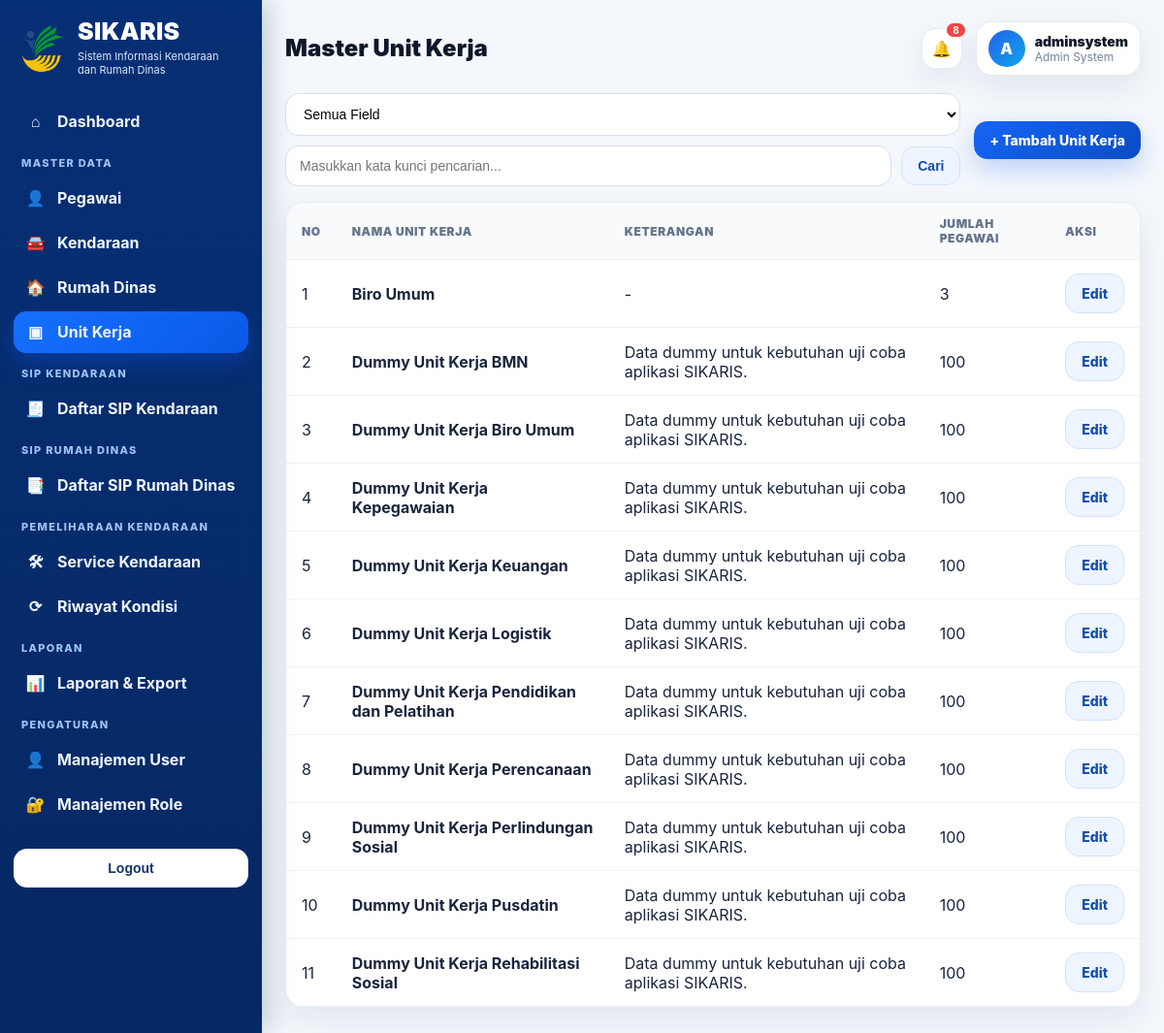
/master/unit-kerja/ (signed in), run on an earlier commit of the app's database.
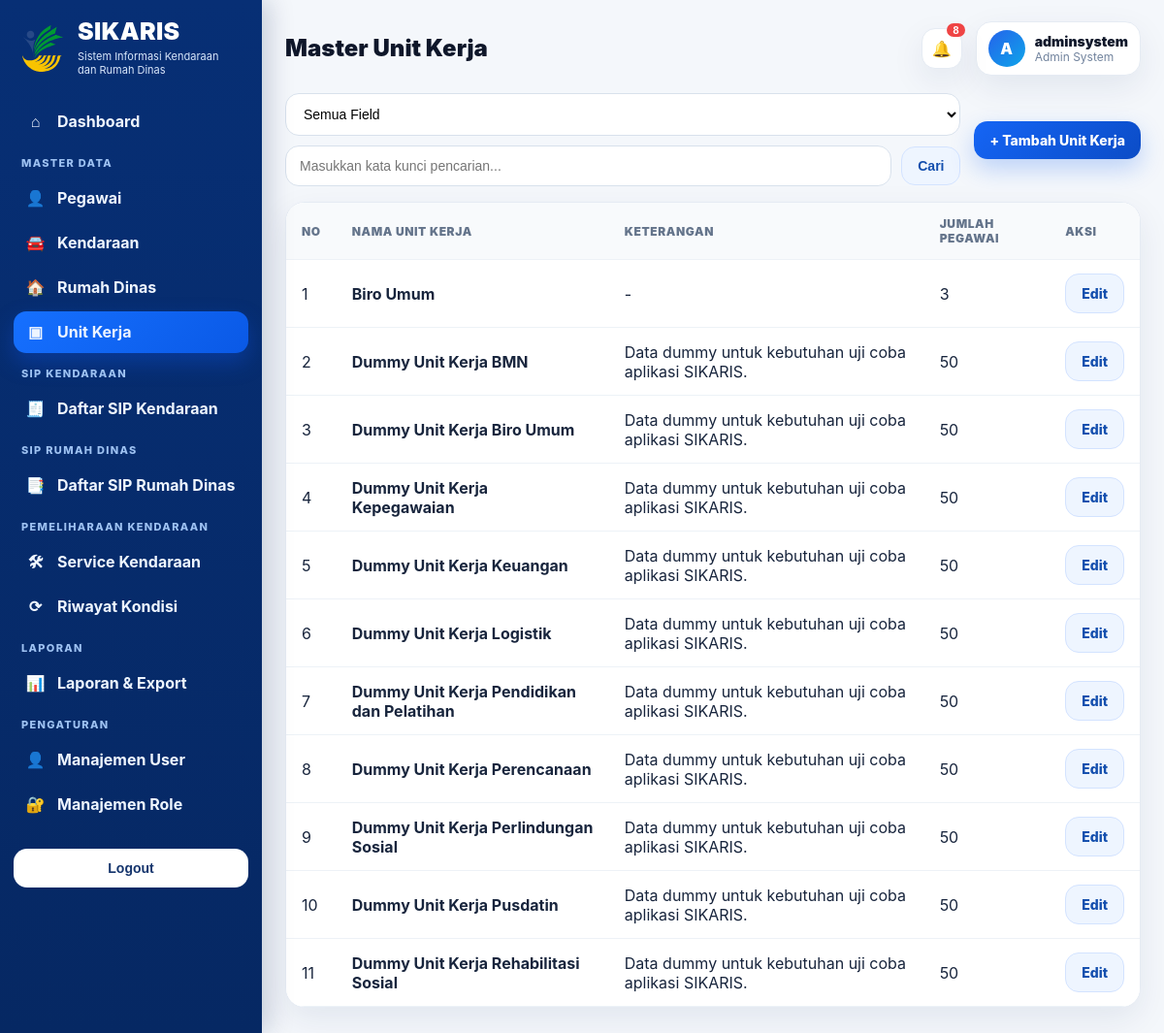
And on a later commit of the database.
### master/models.py (models this page shows, shortened)
class TimeStampedModel(models.Model):
    created_at = models.DateTimeField(auto_now_add=True)
    updated_at = models.DateTimeField(auto_now=True)
    class Meta:
        abstract = True

class UnitKerja(TimeStampedModel):
    nama_unit = models.CharField(max_length=150, unique=True)
    keterangan = models.TextField(blank=True, null=True)
    class Meta:
        ordering = ['nama_unit']

### master/views.py (the view)
# urls.py: path('unit-kerja/', views.UnitKerjaListView.as_view(), name='unitkerja_list'),
class UnitKerjaListView(BMNRequiredMixin, UnitScopedQuerysetMixin, SearchListMixin):
    scope_type = 'unit'
    model = UnitKerja
    template_name = 'master/unitkerja_list.html'
    search_fields = [
        ('nama_unit', 'Nama Unit Kerja'),
        ('keterangan', 'Keterangan'),
    ]

### core/access.py (called while the page is built, shortened)
def is_biro_umum_user(user):
    if not user or not user.is_authenticated:
        return False
    if user.is_superuser:
        return True

def get_user_pegawai(user):
    if not user or not user.is_authenticated:
        return None
    qs = Pegawai.objects.select_related('unit_kerja')
    candidates = Q()
    if getattr(user, 'username', None):
        candidates |= Q(nip__iexact=user.username) | Q(email__iexact=user.username)
    if getattr(user, 'email', None):
        candidates |= Q(email__iexact=user.email)
    if not candidates:
        return None
    return qs.filter(candidates).first()

def get_user_profile_unit_kerja(user):
    if not user or not user.is_authenticated:
        return None
    profile = getattr(user, 'profile', None)
    return getattr(profile, 'unit_kerja', None)

def get_user_unit_kerja(user):
    profile_unit = get_user_profile_unit_kerja(user)
    if profile_unit:
        return profile_unit
    pegawai = get_user_pegawai(user)
    return getattr(pegawai, 'unit_kerja', None)

def scope_queryset_by_user(qs, user, scope_type):
    if is_biro_umum_user(user):
        return qs

    def get_queryset(self):
        qs = super().get_queryset()
        if self.scope_type:
            qs = scope_queryset_by_user(qs, self.request.user, self.scope_type)
        return qs

### core/listing.py (called while the page is built, shortened)
    def get_queryset(self):
        qs = super().get_queryset()
        if self.select_related:
            qs = qs.select_related(*self.select_related)
        if self.prefetch_related:
            qs = qs.prefetch_related(*self.prefetch_related)
        q = (self.request.GET.get('q') or '').strip()
        selected_field = (self.request.GET.get('search_field') or 'ALL').strip()
        return qs

    def get_context_data(self, **kwargs):
        ctx = super().get_context_data(**kwargs)
        querydict = self.request.GET.copy()
        querydict.pop('page', None)
        ctx['q'] = self.request.GET.get('q', '')
        ctx['search_field'] = self.request.GET.get('search_field', 'ALL')
        ctx['search_fields'] = self.search_fields
        ctx['pagination_querystring'] = querydict.urlencode()
        ctx['paginate_by'] = self.paginate_by
        return ctx

### core/roles.py (called while the page is built)
def has_group(user, group_name):
    return user.is_authenticated and user.groups.filter(name=group_name).exists()

def is_admin_system(user):
    return user.is_authenticated and (user.is_superuser or has_group(user, ADMIN_SYSTEM))

### templates/master/unitkerja_list.html (shortened to what this page needs)
{% extends 'base.html' %}
{% block page_title %}Master Unit Kerja{% endblock %}
{% block content %}
<div class="toolbar">
  {% include 'includes/list_search.html' %}
  <a class="btn btn-primary" href="{% url 'master:unitkerja_create' %}">+ Tambah Unit Kerja</a>
</div>
<div class="card table-card">
  <div class="table-responsive">
    <table class="table" id="unitTable">
      <thead><tr><th>No</th><th>Nama Unit Kerja</th><th>Keterangan</th><th>Jumlah Pegawai</th><th>Aksi</th></tr></thead>
      <tbody>
      {% for o in object_list %}
      <tr>
        <td>{{ page_obj.start_index|add:forloop.counter0 }}</td>
        <td><strong>{{ o.nama_unit }}</strong></td>
        <td>{{ o.keterangan|default:'-' }}</td>
        <td>{{ o.pegawai.count }}</td>
        <td><a class="btn btn-secondary" href="{% url 'master:unitkerja_update' o.pk %}">Edit</a></td>
      </tr>
      {% empty %}<tr><td colspan="5" class="empty-state">Belum ada data unit kerja.</td></tr>{% endfor %}
      </tbody>
    </table>
  </div>
</div>
{% endblock %}

### templates/base.html (shortened to what this page needs)
{% load static %}
<!DOCTYPE html>
<html lang="id">
<head>
    <link rel="stylesheet" href="{% static 'css/app.css' %}?v=20260609fix3">
</head>
<body>
<div class="app-shell">
    <aside class="sidebar" id="sidebar">
        <div class="brand-block">
            <img src="{% static 'img/logo-kemensos.svg' %}" alt="Logo Kemensos">
            <div>
                <div class="brand-title">SIKARIS</div>
                <div class="brand-subtitle">Sistem Informasi Kendaraan<br>dan Rumah Dinas</div>
            </div>
        </div>
        <nav class="nav-menu">
            <a class="nav-link" href="{% url 'dashboard' %}"><span class="nav-icon">⌂</span><span>Dashboard</span></a>
            {% if can_access_master %}
            <div class="nav-group">
                <div class="nav-group-title">Master Data</div>
                <a class="nav-link" href="{% url 'master:pegawai_list' %}"><span class="nav-icon">👤</span><span>Pegawai</span></a>
                <a class="nav-link" href="{% url 'master:kendaraan_list' %}"><span class="nav-icon">🚘</span><span>Kendaraan</span></a>
                <a class="nav-link" href="{% url 'master:rumah_list' %}"><span class="nav-icon">🏠</span><span>Rumah Dinas</span></a>
                <a class="nav-link" href="{% url 'master:unitkerja_list' %}"><span class="nav-icon">▣</span><span>Unit Kerja</span></a>
            </div>
            {% elif is_pemeliharaan_kendaraan %}
            <div class="nav-group">
                <div class="nav-group-title">Referensi Kendaraan</div>
                <a class="nav-link" href="{% url 'master:kendaraan_list' %}"><span class="nav-icon">🚘</span><span>Daftar Kendaraan</span></a>
            </div>
            {% endif %}
            {% if can_access_sip %}
            <div class="nav-group">
                <div class="nav-group-title">SIP Kendaraan</div>
                <a class="nav-link" href="{% url 'kendaraan:sip_list' %}"><span class="nav-icon">🧾</span><span>Daftar SIP Kendaraan</span></a>
            </div>
            <div class="nav-group">
                <div class="nav-group-title">SIP Rumah Dinas</div>
                <a class="nav-link" href="{% url 'rumah_dinas:sip_list' %}"><span class="nav-icon">📑</span><span>Daftar SIP Rumah Dinas</span></a>
            </div>
            {% endif %}
            {% if can_access_vehicle_maintenance %}
            <div class="nav-group">
                <div class="nav-group-title">Pemeliharaan Kendaraan</div>
                <a class="nav-link" href="{% url 'kendaraan:service_list' %}"><span class="nav-icon">🛠</span><span>Service Kendaraan</span></a>
                <a class="nav-link" href="{% url 'kendaraan:kondisi_list' %}"><span class="nav-icon">⟳</span><span>Riwayat Kondisi</span></a>
            </div>
            {% endif %}
            {% if can_access_reports %}
            <div class="nav-group">
                <div class="nav-group-title">Laporan</div>
                <a class="nav-link" href="{% url 'laporan:index' %}"><span class="nav-icon">📊</span><span>Laporan & Export</span></a>
            </div>
            {% endif %}
            {% if is_admin_system %}
            <div class="nav-group">
                <div class="nav-group-title">Pengaturan</div>
                <a class="nav-link" href="{% url 'user_list' %}"><span class="nav-icon">👤</span><span>Manajemen User</span></a>
                <a class="nav-link" href="{% url 'role_list' %}"><span class="nav-icon">🔐</span><span>Manajemen Role</span></a>
            </div>
            {% endif %}
        </nav>
        <div class="sidebar-footer">
            <form method="post" action="{% url 'logout' %}">
                <button class="btn btn-light btn-logout" type="submit">Logout</button>
            </form>
        </div>
    </aside>
    <main class="content-area">
        <header class="topbar">
            <div class="topbar-left">
                <h1 class="page-heading">{% block page_title %}Dashboard{% endblock %}</h1>
            </div>
            <div class="topbar-right">
                <div class="notify-chip"><span>🔔</span><strong>8</strong></div>
                <div class="profile-chip">
                    <div class="avatar-circle">{{ request.user.username|slice:":1"|upper }}</div>
                    <div>
                        <div class="profile-name">{{ request.user.get_full_name|default:request.user.username }}</div>
                        <div class="profile-role">{% if is_admin_system %}Admin System{% elif is_pengelola_bmn %}Pengelola BMN{% elif is_pemeliharaan_kendaraan %}Pemeliharaan Kendaraan{% else %}Pengguna{% endif %}</div>
                    </div>
                </div>
            </div>
        </header>
        <section class="page-animate">{% block content %}{% endblock %}</section>
    </main>
</div>
</body>
</html>

### templates/includes/list_search.html (shortened to what this page needs)
<form class="search-box advanced-search" method="get">
  <select class="search-select" name="search_field" aria-label="Pilih field pencarian">
    <option value="ALL" {% if search_field == 'ALL' %}selected{% endif %}>Semua Field</option>
  </select>
  <input class="search-input" name="q" value="{{ q }}" placeholder="Masukkan kata kunci pencarian...">
  <button class="btn btn-secondary" type="submit">Cari</button>
</form>

What changed in the data, as far as the page shows it:
changed UnitKerja "Dummy Unit Kerja BMN": pegawai.count "100" → "50"
changed UnitKerja "Dummy Unit Kerja Biro Umum": pegawai.count "100" → "50"
changed UnitKerja "Dummy Unit Kerja Kepegawaian": pegawai.count "100" → "50"
changed UnitKerja "Dummy Unit Kerja Keuangan": pegawai.count "100" → "50"
changed UnitKerja "Dummy Unit Kerja Logistik": pegawai.count "100" → "50"
changed UnitKerja "Dummy Unit Kerja Pendidikan dan Pelatihan": pegawai.count "100" → "50"
changed UnitKerja "Dummy Unit Kerja Perencanaan": pegawai.count "100" → "50"
changed UnitKerja "Dummy Unit Kerja Perlindungan Sosial": pegawai.count "100" → "50"
changed UnitKerja "Dummy Unit Kerja Pusdatin": pegawai.count "100" → "50"
changed UnitKerja "Dummy Unit Kerja Rehabilitasi Sosial": pegawai.count "100" → "50"
